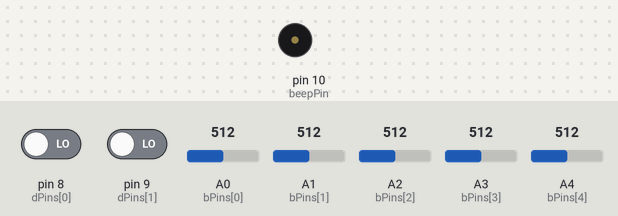
The sketch below on a simulated Arduino Uno, built with avr-gcc and run on an emulated ATmega328P. Parts: buzzer (waves = sounding). The inputs (shaded band) are chosen by the test bench; at power-on: A0 (bPins[0]) = 512, A1 (bPins[1]) = 512, A2 (bPins[2]) = 512, A3 (bPins[3]) = 512, A4 (bPins[4]) = 512, pin 8 (dPins[0]) LOW, pin 9 (dPins[1]) LOW. What the sketch prints to the serial monitor is not drawn.

Above: at 1.2 s.
1.3 s: A0 (bPins[0]) set to 716
4.3 s: A1 (bPins[1]) set to 716
7.3 s: A2 (bPins[2]) set to 716
10.3 s: A3 (bPins[3]) set to 716
13.3 s: A4 (bPins[4]) set to 716
16.3 s: pin 8 (dPins[0]) driven HIGH
Timing chart, 0 to 20.3 s (numbered marks = the images above; inputs shaded):
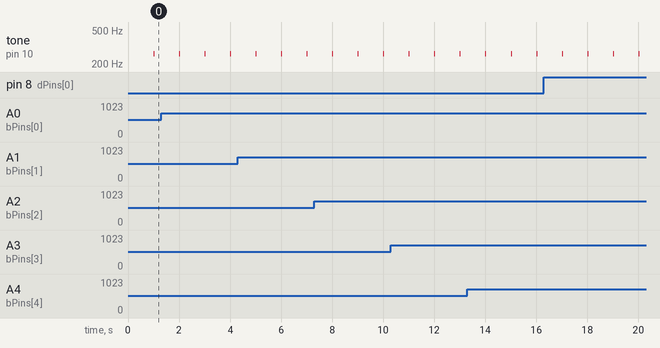

The sketch:

DigitalInOut.ino
```cpp
const int dPins[]  = {
  8,  // tilt sensor 1A
  9  // tilt sensor 1B
};

const int bPins[] = {
  A0,  // thumb
  A1,  // index
  A2,  // middle
  A3,  // ring
  A4  // pinky
};

int dNoPins = sizeof(dPins)/sizeof(int);
int bNoPins = sizeof(bPins)/sizeof(int);
int SAMPLES_PER_SECOND = 40;

int beepPin = 10;
int buttonPin = 12;
boolean beeping = 0;
int counter = 0;

void setup() {
  // initialize serial communications at 9600 bps:
  Serial.begin(9600);
  pinMode(beepPin, OUTPUT);
  digitalWrite(beepPin, LOW);
  // set pin modes for digital pins
  for(int i = 0; i < dNoPins; i++){
    pinMode(dPins[i], INPUT);
    digitalWrite(dPins[i], LOW);
  }
  for(int i = 0; i < bNoPins; i++){
    pinMode(bPins[i], INPUT);
    digitalWrite(bPins[i], HIGH);
  }
}

void loop() {
  //  // read and send digital value
  //  for(int i = 0; i < dNoPins; i++){
  //    sendInt16AsBytes(digitalRead(dPins[i]));
  //    digitalWrite(dPins[i], LOW);
  //  }
  //
  //  digitalWrite(buttonPin, HIGH);
  //
  //  if(digitalRead(buttonPin)){
  //    // Combine the tilt sensor values to one int
  //    //int tiltValue = (int)(digitalRead(dPins[0]) << 1 | digitalRead(dPins[1]));
  //    //sendInt16AsBytes(tiltValue);
  //
  //    // End transmission with a linebreak (sortof)
  //    Serial.write(10);
  //  }

  // send analogue values
  for(int i = 0; i < bNoPins; i++){
    int value = analogRead(bPins[i]);
    //int value = map(analogRead(bPins[i]), 0, 1023, 0, 1000);
    sendInt16AsBytes(value);
  }

  // send digital values
  int val1 = digitalRead(dPins[0]);
  int val2 = digitalRead(dPins[1]);
  int composite = (val1 << 1) | val2;
  sendInt16AsBytes(composite);

  // End transmission with a linebreak (sortof)
  Serial.write(10);
  // wait
  // for the analog-to-digital converter to settle
  // after the last reading:
    if (counter == SAMPLES_PER_SECOND-1 )
  {
  tone(beepPin, 262, 1000/SAMPLES_PER_SECOND);
  counter = 0;
  }
  else
  noTone(beepPin);
  counter++;
  delay(1000/SAMPLES_PER_SECOND);
}

/**
 * Sends an int as two bytes (over Serial)
 */
void sendInt16AsBytes(int data){
  Serial.write(highByte(data));
  Serial.write(lowByte(data));
}
```

Measured:
- by itself, tone on pin 10 (beepPin): alternates 262 Hz for 0.03 s and silent for 0.98 s
